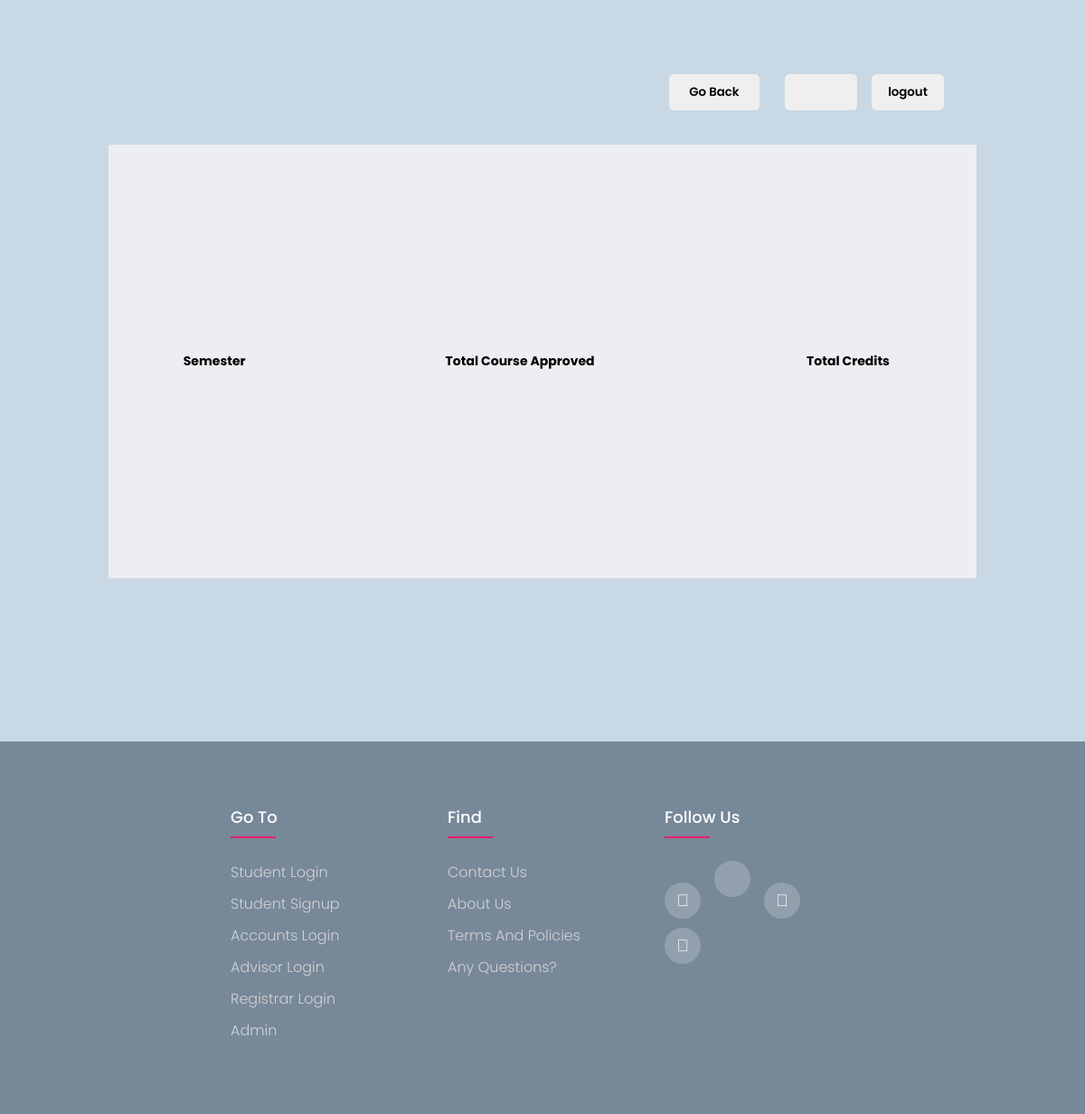
The app's page /registrar/check_credits.php, older data.
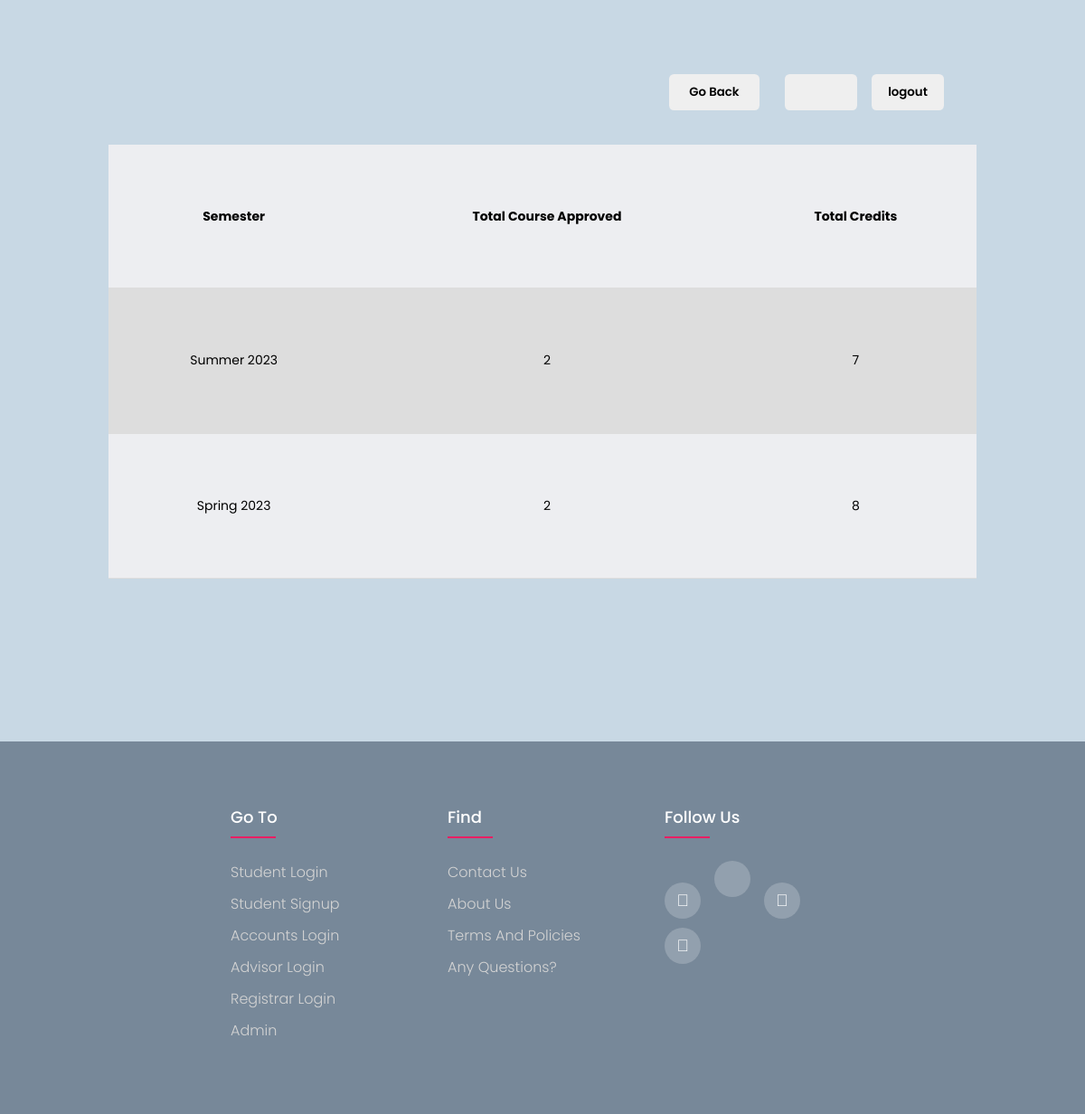
The same page, newer data.
### tables this page shows
CREATE TABLE `semester` (
  `id` int(11) NOT NULL,
  `semester_name` varchar(255) NOT NULL,
  `semester_year` int(11) NOT NULL,
  `semester_courses` int(255) NOT NULL,
  `semester_credits` int(255) NOT NULL
);

### registrar/check_credits.php (the view, shortened to what this page needs)
<?php
include "../includes/header.php";
include "../includes/db.php";
?>
<div class="container">
    <div class="btn-section">
        <div class="username-btn">
            <button onclick="gotoadmindash()">
            </button>
        </div>
        <a href="/course/logout.php">
            <div class="logout-btn">
                <button>logout</button>
            </div>
        </a>
        <a href="/course/registrar/registrar_feed.php">
            <div class="adv-btn">
                <button>Go Back</button>
            </div>
        </a>
    </div>
    <table class="table" id="myTable" data-filter-control="true" data-show-search-clear-button="true">
        <tr>
            <th>Semester</th>
            <th>Total Course Approved</th>
            <th>Total Credits</th>
        </tr>
        <?php
        $sql = "SELECT * FROM semester";
        $result = mysqli_query($mysqli, $sql) or die(mysqli_error($mysqli));
        while ($data = mysqli_fetch_assoc($result)) {
            $semester = $data['semester_name'] . " " . $data['semester_year'];
            ?>
            <tr>
                <td>
                    <?= $semester ?>
                </td>
                <td>
                    <?= $data['semester_courses'] ?>
                </td>
                <td>
                    <?= $data['semester_credits'] ?>
                </td>
            </tr>
        <?php } ?>
    </table>
</div>
<?php
include "../includes/footer.php";
?>

Row changes from the older to the newer data that the page shows:
added semester: semester "Summer 2023", semester_courses "2", semester_credits "7"
added semester: semester "Spring 2023", semester_courses "2", semester_credits "8"
